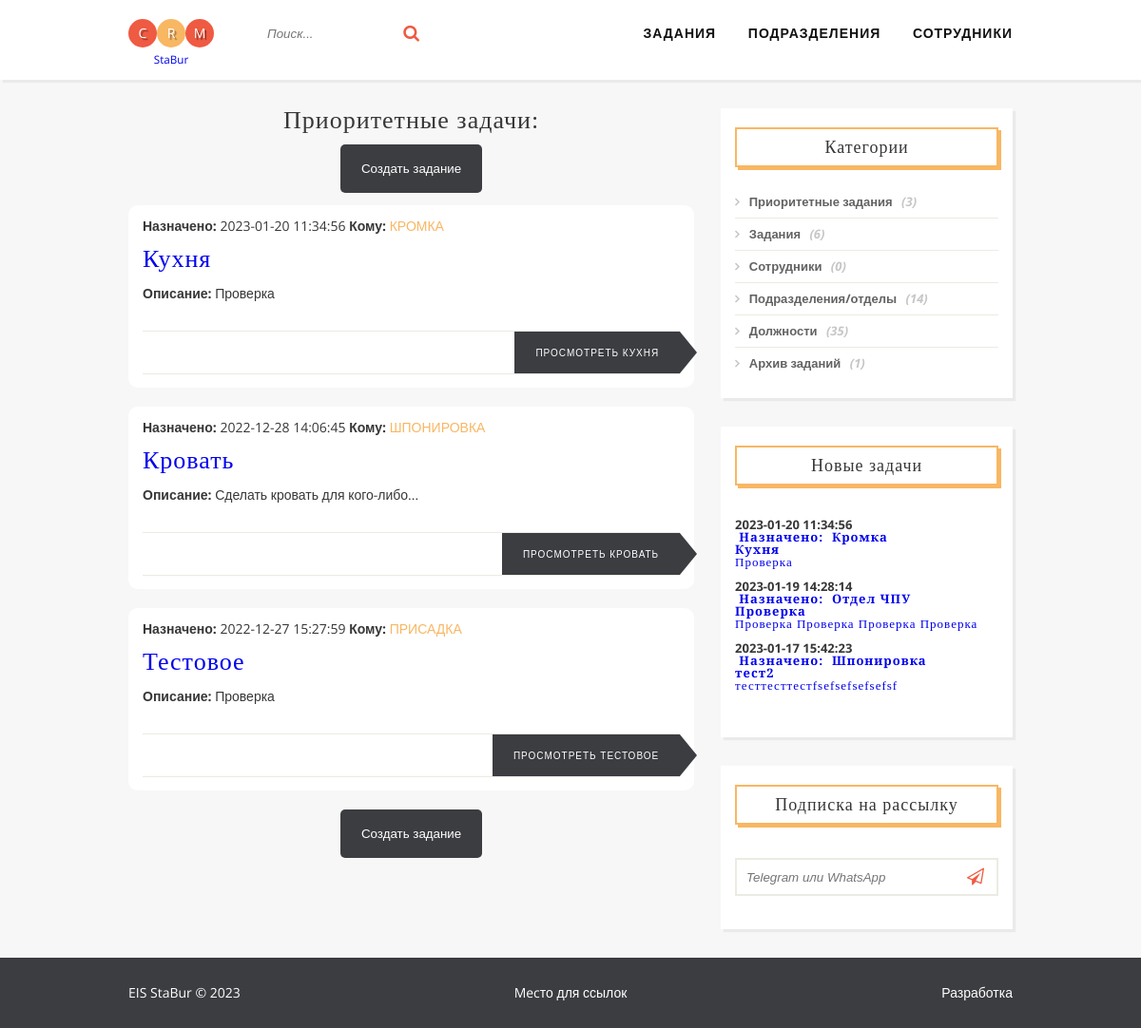
/tasks_priority.php, run on the app's committed database.
### tables this page shows
CREATE TABLE `tasks` (
  `id_task` int(12) UNSIGNED NOT NULL,
  `name_task` varchar(250) NOT NULL,
  `priority_task` varchar(100) DEFAULT NULL,
  `status_task` int(2) UNSIGNED NOT NULL,
  `description_task` text NOT NULL,
  `department_task` int(4) UNSIGNED NOT NULL,
  `datetime_create_task` datetime NOT NULL,
  `datetime_out_task` datetime NOT NULL,
  `url_task` varchar(255) NOT NULL
);

CREATE TABLE `department` (
  `id_depart` int(4) UNSIGNED NOT NULL,
  `name_depart` varchar(250) NOT NULL,
  `description_depart` text NOT NULL,
  `code_depart` varchar(12) NOT NULL
);

### tasks_priority.php (the view, shortened to what this page needs)
<!DOCTYPE html>
<html>
<?php
include_once "./inc/connectBD.php";
include_once "./inc/header.php";
?>
  <div class="container">
  <div class="posts-list">
    <article class="post">
    <h2 class="post-title" align="center">Приоритетные задачи:</h2>
<?php
 $sql = "SELECT * FROM tasks WHERE `priority_task` = 'Yes' ORDER BY `datetime_create_task` DESC";
 $result = $pdo_conn->query($sql);
if ($result) {
  echo "<div align=\"center\"><form method=\"get\" action=\"./tasks.php\"><button class=\"main\" type=\"submit\" name=\"task\" value=\"new\">Создать задание</button></form></div></form>";
  while($row = $result->fetch(PDO::FETCH_ASSOC)) {
      echo "<div id=\"" . $row["id_task"]. "\" class=\"block-task\">";
      echo "<div class=\"post-content\">";
      echo "<div class=\"category\"><b>Назначено:</b>&nbsp;" . $row["datetime_create_task"]. "&nbsp;<b>Кому:</b>&nbsp;<a href=\"./tasks.php?viewID=" . $row["id_task"]. "\">";
      $view_dt = "SELECT * FROM department";
      $view_dt = $pdo_conn->query($view_dt);
      while($row_dt = $view_dt->fetch(PDO::FETCH_ASSOC))
      {
      if($row_dt['id_depart']==$row['department_task']) { echo $row_dt['name_depart']; }
      }
      echo "</a></div>";
      echo "<h2 class=\"post-title\"><a href=\"./tasks.php?viewID=" . $row["id_task"]. "\">" . $row["name_task"]. "</a></h2>";
      echo "<p><b>Описание:</b> " . $row["description_task"]. "</p>";
      echo "<div class=\"post-footer\"><a title=\"Просмотреть задание " . $row["name_task"]. "\" class=\"more-link\" href=\"./tasks.php?viewID=" . $row["id_task"]. "\">Просмотреть " . $row["name_task"]. "</a></div></div><br>";
      echo "</div>";
  }
  echo "<div align=\"center\"><form method=\"get\" action=\"./tasks.php\"><button class=\"main\" type=\"submit\" name=\"task\" value=\"new\">Создать задание</button></form></div></form>";
} else {
  echo "<h2 class=\"post-title\">Нет приоритетных заданий</h2>";
}
?>
    </article>
  </div>
<? require_once "./inc/right_block.php"; ?>
</div>
<?
include_once "./inc/footer.php";
?>
</body>
</html>

### inc/right_block.php
<?php
$query=$pdo_conn->query("SELECT COUNT(*) as count FROM tasks WHERE status_task!='4'");
$query->setFetchMode(PDO::FETCH_ASSOC);
$row_tasks=$query->fetch();
$count_tasks=$row_tasks['count'];
$query=$pdo_conn->query("SELECT COUNT(*) as count FROM tasks WHERE priority_task='Yes'");
$query->setFetchMode(PDO::FETCH_ASSOC);
$row_tasks_prior=$query->fetch();
$count_tasks_prior=$row_tasks_prior['count'];
$query=$pdo_conn->query("SELECT COUNT(*) as count FROM tasks WHERE status_task='4'");
$query->setFetchMode(PDO::FETCH_ASSOC);
$row_tasks_arch=$query->fetch();
$count_tasks_arch=$row_tasks_arch['count'];
$query=$pdo_conn->query("SELECT COUNT(*) as count FROM worker");
$query->setFetchMode(PDO::FETCH_ASSOC);
$row_worker=$query->fetch();
$count_worker=$row_worker['count'];
$query=$pdo_conn->query("SELECT COUNT(*) as count FROM department");
$query->setFetchMode(PDO::FETCH_ASSOC);
$row_depart=$query->fetch();
$count_depart=$row_depart['count'];
$query=$pdo_conn->query("SELECT COUNT(*) as count FROM position_worker");
$query->setFetchMode(PDO::FETCH_ASSOC);
$row_position=$query->fetch();
$count_position=$row_position['count'];
$task_recent = $pdo_conn->query("SELECT * FROM tasks ORDER BY id_task DESC LIMIT 3");
?>
  <aside>
  <div class="widget">
    <h3 class="widget-title">Категории</h3>
    <ul class="widget-category-list">
      <li><a href="./tasks_priority.php">Приоритетные задания</a> (<?php echo "$count_tasks_prior"; ?>)</li>
      <li><a href="./tasks.php">Задания</a> (<?php echo "$count_tasks"; ?>)</li>
      <li><a href="./worker.php">Сотрудники</a> (<?php echo "$count_worker"; ?>)</li>
      <li><a href="./department.php">Подразделения/отделы</a> (<?php echo "$count_depart"; ?>)</li>
      <li><a href="./positions.php">Должности</a> (<?php echo "$count_position"; ?>)</li>
      <li><a href="./archive.php">Архив заданий</a> (<?php echo "$count_tasks_arch"; ?>)</li>
    </ul>
  </div>
  <div class="widget">
    <h3 class="widget-title">Новые задачи</h3>
    <ul class="widget-posts-list">
      <li>
      <? foreach ($task_recent as $row): ?>
        <div class="post-image-small"><?=$row['datetime_create_task']?></div>
        <h4 class="widget-post-title">&nbsp;<a href="tasks.php#<?=$row['id_task']?>"><b>Назначено:&nbsp;
          <?
          $view_dt = "SELECT * FROM department";
          $view_dt = $pdo_conn->query($view_dt);
          while($row_dt = $view_dt->fetch(PDO::FETCH_ASSOC))
          {
          if($row_dt['id_depart']==$row['department_task']) { echo $row_dt['name_depart']; }
          }
          ?>
          </b><br /><b><?=$row['name_task']?></b><br /><?=$row['description_task']?></a><br /><br /></h3>
      <? endforeach ?>
      </li>
    </ul>
  </div>
  <div class="widget">
    <h3 class="widget-title">Подписка на рассылку</h3>
    <form action="" method="post" id="subscribe">
      <input type="telegram" name="messager" placeholder="Telegram или WhatsApp" required>
      <button type="submit"><i class="fa fa-paper-plane-o"></i></button>
    </form>
  </div>
</aside>

### css/style.css (style rules this page uses)
*, *:after, *:before { box-sizing: border-box; padding: 0; margin: 0; transition: .5s ease-in-out; }
ul { list-style: none; }
a { text-decoration: none; outline: none; }
h1, h2, h3, h4, h5, h6 { font-family: 'Playfair Display'; font-weight: normal; letter-spacing: 1px; }
body { font-family: 'Open Sans', arial, sans-serif; font-size: 14px; line-height: 1; color: #373737; background: #f7f7f7; }
header:after, .container:after, footer:after, .widget-posts-list li:after, #subscribe:after { content: ""; display: table; clear: both; }
.container { margin: 0 auto; width: 100%; max-width: 960px; padding: 0 15px; }
.posts-list { margin-bottom: 30px; width: 64%; float: left; }
.post { margin-bottom: 35px; }
.block-task { background-color: white; border-radius: 10px 10px 10px 10px; padding-top: 15px; padding-left: 15px; padding-right: 15px; margin-bottom: 20px; }
.post-content p { line-height: 1.5; padding-bottom: 1em; }
.category { margin-bottom: 15px; }
.category a { color: #F8B763; text-transform: uppercase; }
.post-title { margin-bottom: 12px; font-size: 26px; }
.post-footer { border-top: 1px solid #EBEBE3; border-bottom: 1px solid #EBEBE3; position: relative; margin-top: 15px; text-align: right; }
.more-link { position: relative; display: inline-block; font-size: 10px; text-transform: uppercase; color: white; line-height: 44px; padding: 0 22px; background: #3C3D41; letter-spacing: 0.1em; white-space: nowrap; }
.more-link:after { content: ''; display: block; position: absolute; width: 0; height: 0; top: 0; right: 0; border: solid transparent; border-width: 22px 18px; border-left-color: #3C3D41; transform: translateX(100%); }
button.main { background: #3C3D41; color: #fff; padding: 18px 22px; margin-bottom: 1em; border: 1px transparent; border-radius: 5px; cursor:pointer; }
aside { width: 33%; float: right; }
.widget { padding: 20px 15px; background: white; font-size: 13px; font-weight: bold; margin-bottom: 30px; box-shadow: 3px 3px 1px rgba(0, 0, 0, .05); }
.widget-title { font-size: 18px; padding: 10px; margin-bottom: 20px; text-align: center; border: 2px solid #F8B763; box-shadow: 3px 3px 0 0 #F8B763; }
.widget-category-list li { border-bottom: 1px solid #EBEBE3; padding: 10px 0; color: #c6c6c6; font-style: italic; }
.widget-category-list li:last-child { border-bottom: none; }
.widget-category-list li a { color: #626262; margin-right: 6px; font-style: normal; }
.widget-category-list li a:before { content: "\f105"; display: inline-block; font-family: 'FontAwesome'; margin-right: 10px; color: #c6c6c6; }
.widget-posts-list li { border-top: 1px solid #EBEBE3; padding: 15px 0; }
.widget-posts-list li:nth-child(1) { border-top: none; }
.post-image-small { width: 50%; float: left; margin-right: 15px; }
.widget-post-title { float: left; }
#subscribe { position: relative; width: 100%; padding: 15px 0; }
#subscribe input { width: 100%; display: block; float: left; border: 2px solid #EBEBE3; padding: 0 0 0 10px; height: 40px; position: relative; outline: none; color: #9E9C9C; font-style: italic; }
#subscribe button { padding: 0 15px; background: transparent; height: 40px; border: none; position: absolute; right: 0; color: #EF5A42; cursor: pointer; font-size: 18px; }

### data on the page
tasks: datetime_create_task "2023-01-20 11:34:56", name_task "Кухня", description_task "Проверка", name_task "КУХНЯ"
department: name_depart "КРОМКА", name_depart "Кромка"
tasks: datetime_create_task "2022-12-28 14:06:45", name_task "Кровать", description_task "Сделать кровать для кого-либо...", name_task "КРОВАТЬ"
department: name_depart "ШПОНИРОВКА", name_depart "Шпонировка"
tasks: datetime_create_task "2022-12-27 15:27:59", name_task "Тестовое", description_task "Проверка", name_task "ТЕСТОВОЕ"
department: name_depart "ПРИСАДКА"
tasks: datetime_create_task "2023-01-19 14:28:14", name_task "Проверка", description_task "Проверка Проверка Проверка Проверка"
department: name_depart "Отдел ЧПУ"
tasks: datetime_create_task "2023-01-17 15:42:23", name_task "тест2", description_task "тесттесттестfsefsefsefsefsf"

### other printed values
$count_tasks_prior "3"
$count_tasks "6"
$count_worker "0"
$count_depart "14"
$count_position "35"
$count_tasks_arch "1"
